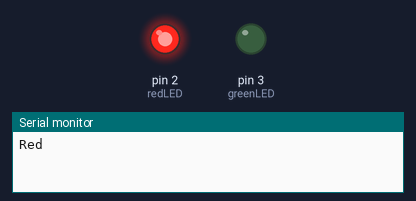
Bench run of a sketch on a simulated Arduino Uno, built with avr-gcc and run on an emulated ATmega328P. Shown: output pins drawn as LEDs (lit = HIGH), the last lines printed to the serial monitor.

Above: at 1.0 s.
At 3.0 s:
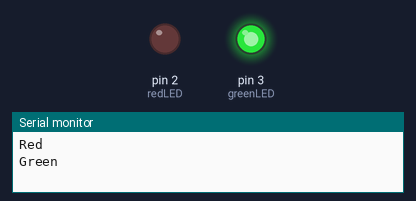
Timing chart, 0 to 5.2 s (numbered marks = the images above):
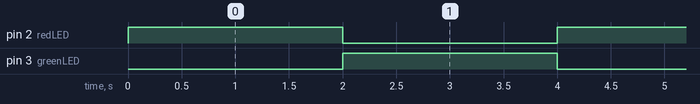

Measured:
- by itself, pin 2 (redLED), pin 3 (greenLED): alternates HIGH for 2.0 s and LOW for 2.0 s

The sketch:

test_datalogger_leds.ino
```cpp
/****
 The Adafruit data logger shield has a green and red LED
 I used jumpers to connect
    - green led to digital pin 3
    - red LED to digital pin 2
 This sketch is just to test that they work
****/

const int greenLED = 3, redLED = 2;
const int delayTime = 2000;

void setup() {
  Serial.begin(9600);
  pinMode(greenLED, OUTPUT);
  pinMode(redLED, OUTPUT);
}

void loop() {
  Serial.println("Red");
  digitalWrite(redLED, HIGH);
  digitalWrite(greenLED, LOW);
  delay(delayTime);

  Serial.println("Green");
  digitalWrite(redLED, LOW);
  digitalWrite(greenLED, HIGH);
  delay(delayTime);
}
```
